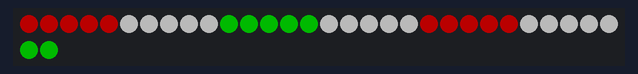
This sketch was run on a simulated Arduino Uno, built with avr-gcc and run on an emulated ATmega328P. Parts: 32 RGB LEDs in strip order, left to right, continuing on the next row. Dim RGB values are drawn brighter than linear; random numbers use the default seed unless the sketch sets one.

Above: at 1.72 s.
At 6.52 s:
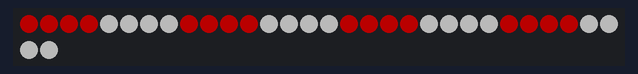
At 11.17 s:
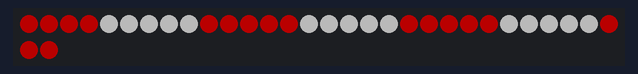
At 20.77 s:
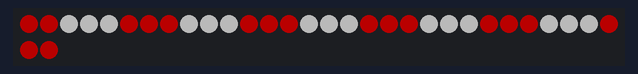
At 30.23 s:
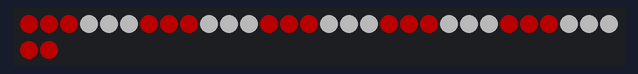
At 39.83 s:
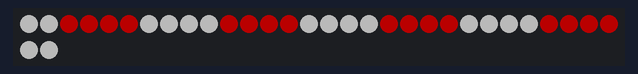

The sketch:

candy_cane_stripes.ino
```cpp
//***************************************************************
// "candy cane" stripes
// Original code concept by Christopher Kirkman
// https://plus.google.com/118127046082317810519/posts/WfEcTXiroke
//
// Modified to use EVERY_N timer, added option to travel in
// reverse, and added a third color option.
//
// Marc Miller, Dec 2017
// Add randomness for number of colors and length, Dec 2018
//***************************************************************

#include "FastLED.h"
#define LED_TYPE LPD8806
#define DATA_PIN 11
#define CLOCK_PIN 13
#define NUM_LEDS 32
#define COLOR_ORDER GRB
CRGB leds[NUM_LEDS];
#define BRIGHTNESS 70

//---------------------------------------------------------------
void setup() {
  Serial.begin(115200);  // Allows serial monitor output (check baud rate)
  delay(1500);  // Startup delay
  FastLED.addLeds<LED_TYPE, DATA_PIN, CLOCK_PIN, COLOR_ORDER>(leds, NUM_LEDS);
  FastLED.setBrightness(BRIGHTNESS);
}

//---------------------------------------------------------------
void loop()
{
  candyCane();

}//end_main_loop


//---------------------------------------------------------------
//Draw alternating bands of color, 2 or 3 colors.
//When using three colors, color1 is used between the other two colors.
void candyCane(){
  CRGB color1 = CRGB::White;  // color used between color 2 (and 3 if used)
  CRGB color2 = CRGB::Red;
  //CRGB color3 = CHSV(0,170,255);  //optional 3rd color
  CRGB color3 = CRGB(0,255,0);  //optional 3rd color
  const uint16_t travelSpeed = 150;
  int shiftBy = 1;  //shiftBy can be positive or negative (to change direction)
  static uint8_t numColors = 3;  // Can be either 2 or 3
  static uint8_t stripeLength = 5;  //number of pixels per color
  static int offset;

  EVERY_N_SECONDS(5) {
    numColors = random8(2,4);  //picks either 2 or 3
    stripeLength = random8(3,6);  //picks random length
  }

  EVERY_N_MILLISECONDS(travelSpeed) {
    if (numColors==2) {
      for (uint8_t i=0; i<NUM_LEDS; i++){
        if ( (i+offset)%((numColors)*stripeLength)<stripeLength ) {
          leds[i] = color2;
        } else {
          leds[i] = color1;
        }
      }
    }

    if (numColors==3) {
      for (uint8_t i=0; i<NUM_LEDS; i++){
        if ( (i+offset)%((numColors+1)*stripeLength)<stripeLength ) {
          leds[i] = color2;
        }
        else if ( (i+offset+(2*stripeLength))%((numColors+1)*stripeLength)<stripeLength ) {
          leds[i] = color3;
        } else {
          leds[i] = color1;
        }
      }
    }

    FastLED.show();

    offset = offset + shiftBy;
    if (shiftBy>0) {  //for positive shiftBy
      if (offset>=NUM_LEDS) offset = 0;
    } else {  //for negitive shiftBy
      if (offset<0) offset = NUM_LEDS;
    }

  }//end EVERY_N
}//end candyCane
```
